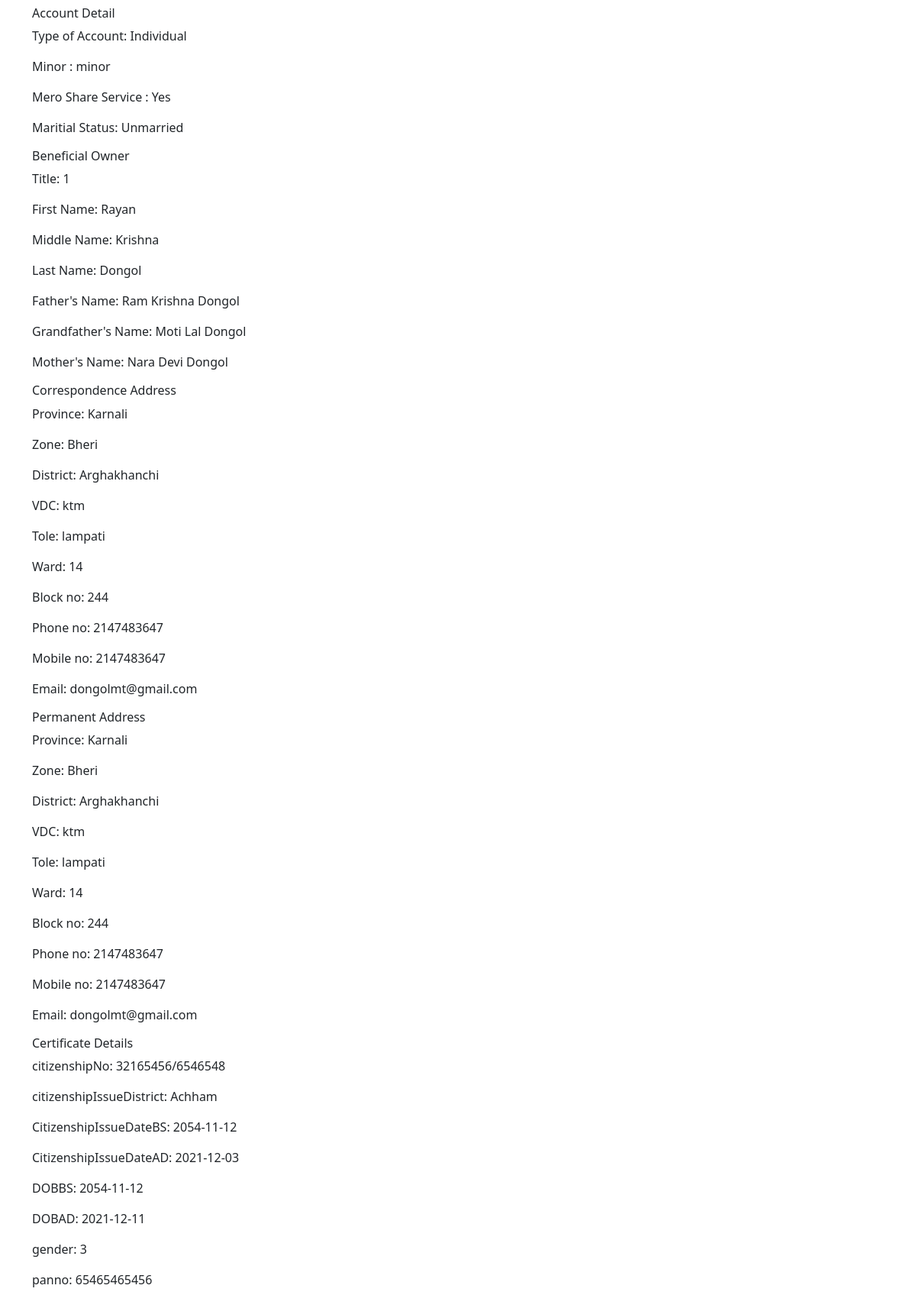
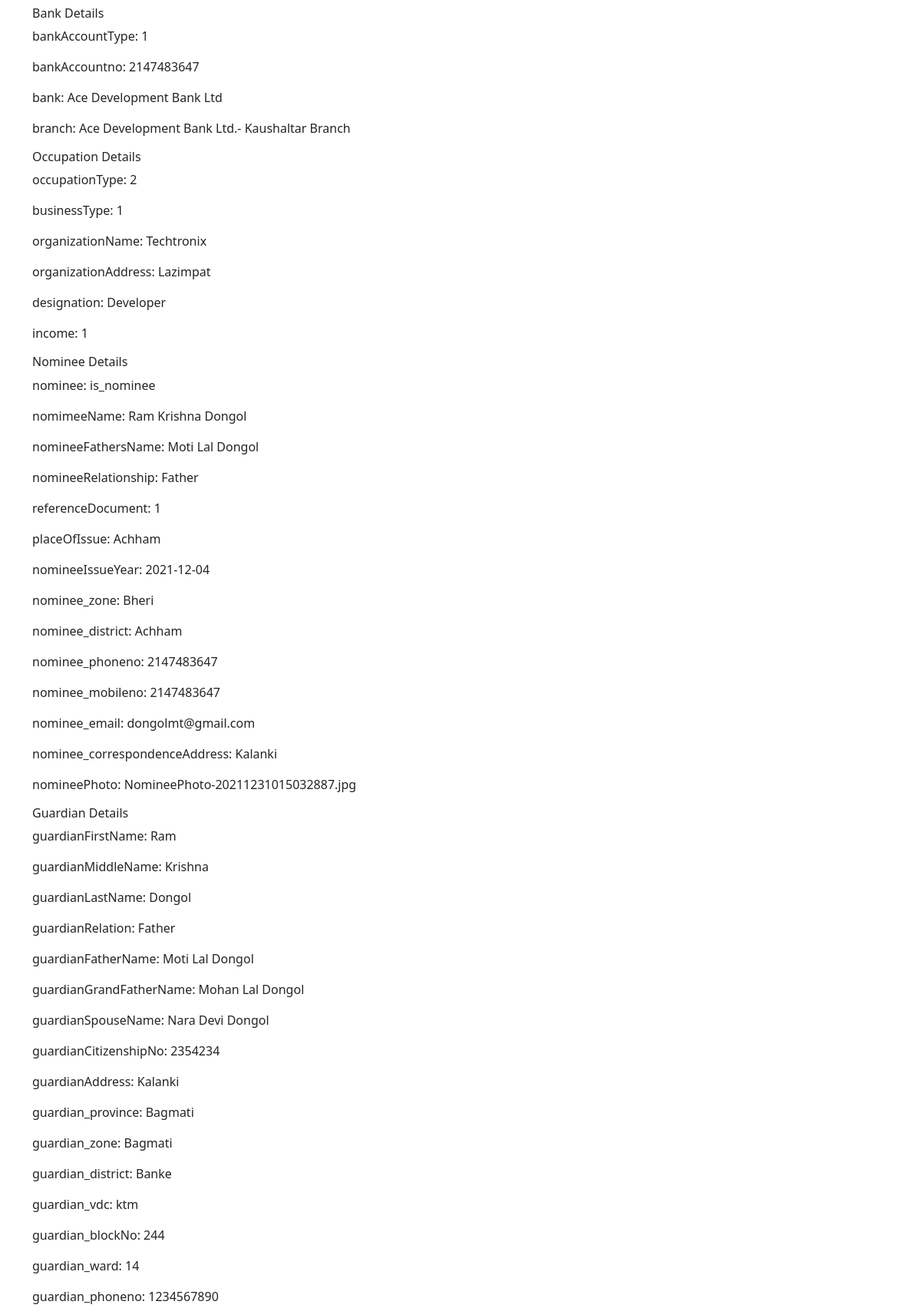
/formDetail?id=10000 (upper part), run on the app's committed database (2 pictures, top to bottom).
### tables this page shows
CREATE TABLE `form` (
  `id` int(11) NOT NULL,
  `firstSection` int(11) DEFAULT NULL,
  `beneficialOwner` int(11) DEFAULT NULL,
  `correspondenceAddress` int(11) DEFAULT NULL,
  `permanentAddress` int(11) DEFAULT NULL,
  `certificateDetails` int(11) DEFAULT NULL,
  `bankDetails` int(11) DEFAULT NULL,
  `occupationDetails` int(11) DEFAULT NULL,
  `nomineeDetails` int(11) DEFAULT NULL,
  `guardianDetails` int(11) DEFAULT NULL,
  `otherDocuments` int(11) DEFAULT NULL
);

CREATE TABLE `firstsection` (
  `firstsection_id` int(11) NOT NULL,
  `accountType` text NOT NULL,
  `minor` text NOT NULL,
  `meroShareService` text NOT NULL,
  `maritalStatus` text NOT NULL
);

CREATE TABLE `beneficialowner` (
  `beneficialowner_id` int(11) NOT NULL,
  `title` int(11) DEFAULT NULL,
  `firstName` text NOT NULL,
  `middleName` text DEFAULT NULL,
  `lastName` text NOT NULL,
  `fathersName` text NOT NULL,
  `grandFathersName` text NOT NULL,
  `mothersName` text NOT NULL
);

CREATE TABLE `correspondenceaddress` (
  `id` int(11) NOT NULL,
  `correspondence_province` varchar(50) DEFAULT NULL,
  `correspondence_zone` varchar(50) DEFAULT NULL,
  `correspondence_district` varchar(50) DEFAULT NULL,
  `correspondence_vdc` text NOT NULL,
  `correspondence_tole` text NOT NULL,
  `correspondence_ward` int(10) NOT NULL,
  `correspondence_blockno` int(10) DEFAULT NULL,
  `correspondence_phoneno` int(10) DEFAULT NULL,
  `correspondence_mobileno` int(10) NOT NULL,
  `correspondence_email` varchar(255) NOT NULL
);

CREATE TABLE `permanentaddress` (
  `id` int(11) NOT NULL,
  `permanent_province` varchar(50) DEFAULT NULL,
  `permanent_zone` varchar(50) DEFAULT NULL,
  `permanent_district` varchar(50) DEFAULT NULL,
  `permanent_vdc` text NOT NULL,
  `permanent_tole` text NOT NULL,
  `permanent_ward` int(11) NOT NULL,
  `permanent_blockno` int(11) DEFAULT NULL,
  `permanent_phoneno` int(10) DEFAULT NULL,
  `permanent_mobileno` int(10) NOT NULL,
  `permanent_email` varchar(255) NOT NULL
);

CREATE TABLE `certificatedetails` (
  `id` int(11) NOT NULL,
  `citizenshipNo` varchar(50) DEFAULT NULL,
  `citizenshipIssueDistrict` varchar(50) DEFAULT NULL,
  `CitizenshipIssueDateBS` date NOT NULL,
  `CitizenshipIssueDateAD` date NOT NULL,
  `DOBBS` date NOT NULL,
  `DOBAD` date NOT NULL,
  `gender` int(11) DEFAULT NULL,
  `panno` varchar(50) DEFAULT NULL
);

CREATE TABLE `bankdetails` (
  `id` int(11) NOT NULL,
  `bankAccountType` int(11) DEFAULT NULL,
  `bankAccountno` int(11) DEFAULT NULL,
  `bank` varchar(255) DEFAULT NULL,
  `branch` varchar(255) DEFAULT NULL,
  `status` tinyint(1) DEFAULT 1
);

CREATE TABLE `occupationdetails` (
  `id` int(11) NOT NULL,
  `occupationType` int(11) DEFAULT NULL,
  `businessType` int(11) DEFAULT NULL,
  `organizationName` text DEFAULT NULL,
  `organizationAddress` text DEFAULT NULL,
  `designation` text DEFAULT NULL,
  `income` int(11) DEFAULT NULL
);

CREATE TABLE `nomineedetails` (
  `id` int(11) NOT NULL,
  `nominee` text NOT NULL,
  `nomimeeName` text DEFAULT NULL,
  `nomineeFathersName` text DEFAULT NULL,
  `nomineeRelationship` text DEFAULT NULL,
  `referenceDocument` int(11) DEFAULT NULL,
  `nomineeDoc` varchar(50) DEFAULT NULL,
  `placeOfIssue` varchar(50) DEFAULT NULL,
  `nomineeIssueYear` date DEFAULT NULL,
  `nomineeAge` int(3) DEFAULT NULL,
  `nominee_zone` varchar(50) DEFAULT NULL,
  `nominee_district` varchar(50) DEFAULT NULL,
  `nominee_phoneno` int(10) DEFAULT NULL,
  `nominee_mobileno` int(10) DEFAULT NULL,
  `nominee_email` varchar(255) DEFAULT NULL,
  `nominee_panno` int(20) DEFAULT NULL,
  `nominee_correspondenceAddress` text DEFAULT NULL,
  `nomineePhoto` text DEFAULT NULL,
  `nomineeSignature` text DEFAULT NULL,
  `nomineeDocumentFront` text DEFAULT NULL,
  `nomineeDocumentBack` text DEFAULT NULL
);

CREATE TABLE `guardiandetails` (
  `id` int(11) NOT NULL,
  `guardianFirstName` text DEFAULT NULL,
  `guardianMiddleName` text DEFAULT NULL,
  `guardianLastName` text DEFAULT NULL,
  `guardianRelation` text DEFAULT NULL,
  `guardianFatherName` text DEFAULT NULL,
  `guardianGrandFatherName` text DEFAULT NULL,
  `guardianSpouseName` text DEFAULT NULL,
  `guardianCitizenshipNo` varchar(50) DEFAULT NULL,
  `guardianAddress` text DEFAULT NULL,
  `guardian_province` varchar(50) DEFAULT NULL,
  `guardian_zone` varchar(50) DEFAULT NULL,
  `guardian_district` varchar(50) DEFAULT NULL,
  `guardian_vdc` text DEFAULT NULL,
  `guardian_blockNo` int(5) DEFAULT NULL,
  `guardian_ward` int(5) DEFAULT NULL,
  `guardian_phoneno` int(10) DEFAULT NULL,
  `guardian_mobileno` int(10) DEFAULT NULL,
  `guardian_panno` int(50) DEFAULT NULL,
  `guardian_email` varchar(50) DEFAULT NULL,
  `guardian_citizenshiptIssueDistrict` varchar(50) DEFAULT NULL,
  `guardian_citizenshipIssueDateBS` date DEFAULT NULL,
  `guardian_citizenshipIssueDateAD` date DEFAULT NULL,
  `guardian_DOBBS` date DEFAULT NULL,
  `guardian_DOBAD` date DEFAULT NULL,
  `guardianPhoto` text DEFAULT NULL,
  `guardianSignature` text DEFAULT NULL,
  `guardianCitizenshipFront` text DEFAULT NULL,
  `guardianCitizenshipBack` text DEFAULT NULL,
  `guardianProof` text DEFAULT NULL
);

### formDetail.php (the view, shortened to what this page needs)
<?php
include "admin\inc\header.php";
require $_SERVER['DOCUMENT_ROOT'].'/machchapuchreForm/class/model.php';
if ( isset( $_GET['id'] ) && !empty( $_GET['id'] ) ){
    $id = (int)$_GET['id'];
    $result2 = mysqli_query($conn,"SELECT firstsection.accountType, firstsection.minor, firstsection.meroShareService, firstsection.maritalStatus, form.id FROM firstsection RIGHT join form on firstsection.firstsection_id = $id;") or die( mysqli_error($conn));
    $row2 = mysqli_fetch_array($result2);
    $result3 = mysqli_query($conn,"SELECT beneficialowner.title, beneficialowner.firstName, beneficialowner.middleName, beneficialowner.lastName, beneficialowner.fathersName, beneficialowner.grandFathersName, beneficialowner.mothersName, form.id FROM beneficialowner RIGHT join form on beneficialowner.beneficialowner_id = $id;") or die( mysqli_error($conn));
    $row3 = mysqli_fetch_array($result3);
    $result4 = mysqli_query($conn,"SELECT correspondenceaddress.correspondence_province, correspondenceaddress.correspondence_zone, correspondenceaddress.correspondence_district, correspondenceaddress.correspondence_vdc, correspondenceaddress.correspondence_tole, correspondenceaddress.correspondence_ward, correspondenceaddress.correspondence_blockno, correspondenceaddress.correspondence_phoneno, correspondenceaddress.correspondence_mobileno, correspondenceaddress.correspondence_email, form.id from correspondenceaddress RIGHT JOIN form On correspondenceaddress.id = $id;") or die( mysqli_error($conn));
    $row4 = mysqli_fetch_array($result4);
    $result5 = mysqli_query($conn,"SELECT permanentaddress.permanent_province, permanentaddress.permanent_zone, permanentaddress.permanent_district, permanentaddress.permanent_vdc, permanentaddress.permanent_tole, permanentaddress.permanent_ward, permanentaddress.permanent_blockno, permanentaddress.permanent_phoneno, permanentaddress.permanent_mobileno, permanentaddress.permanent_email, form.id from permanentaddress RIGHT JOIN form On permanentaddress.id = $id;") or die( mysqli_error($conn));
    $row5 = mysqli_fetch_array($result5);
    $result6 = mysqli_query($conn,"SELECT certificatedetails.citizenshipNo, certificatedetails.citizenshipIssueDistrict, certificatedetails.CitizenshipIssueDateBS , certificatedetails.CitizenshipIssueDateAD, certificatedetails.DOBBS, certificatedetails.DOBAD, certificatedetails.gender, certificatedetails.panno, form.id from certificatedetails RIGHT JOIN form On certificatedetails.id = $id;") or die( mysqli_error($conn));
    $row6 = mysqli_fetch_array($result6);
    $result7 = mysqli_query($conn,"SELECT bankdetails.bankAccountType, bankdetails.bankAccountno, bankdetails.bank, bankdetails.branch, form.id from bankdetails RIGHT JOIN form On bankdetails.id = $id;") or die( mysqli_error($conn));
    $row7 = mysqli_fetch_array($result7);
    $result8 = mysqli_query($conn,"SELECT occupationdetails.occupationType, occupationdetails.businessType, occupationdetails.organizationName, occupationdetails.organizationAddress,occupationdetails.designation, occupationdetails.income, form.id from occupationdetails RIGHT JOIN form On occupationdetails.id = $id;") or die( mysqli_error($conn));
    $row8 = mysqli_fetch_array($result8);
    $result9 = mysqli_query($conn,"SELECT nomineedetails.nominee, nomineedetails.nomimeeName, nomineedetails.nomineeFathersName, nomineedetails.nomineeRelationship,nomineedetails.referenceDocument, nomineedetails.nomineeDoc, nomineedetails.placeOfIssue, nomineedetails.nomineeIssueYear, nomineedetails.nomineeAge, nomineedetails.nominee_zone, nomineedetails.nominee_district, nomineedetails.nominee_phoneno, nomineedetails.nominee_mobileno, nomineedetails.nominee_email, nomineedetails.nominee_panno, nomineedetails.nominee_correspondenceAddress, nomineedetails.nomineePhoto, form.id from nomineedetails RIGHT JOIN form On nomineedetails.id = $id;") or die( mysqli_error($conn));
    $row9 = mysqli_fetch_array($result9);
    $result10 = mysqli_query($conn,"SELECT guardiandetails.guardianFirstName, guardiandetails.guardianMiddleName, guardiandetails.guardianLastName, guardiandetails.guardianRelation,guardiandetails.guardianFatherName, guardiandetails.guardianGrandFatherName, guardiandetails.guardianSpouseName, guardiandetails.guardianCitizenshipNo, guardiandetails.guardianAddress, guardiandetails.guardian_province, guardiandetails.guardian_zone, guardiandetails.guardian_district, guardiandetails.guardian_vdc, guardiandetails.guardian_blockNo, guardiandetails.guardian_ward, guardiandetails.guardian_phoneno, guardiandetails.guardian_mobileno, guardiandetails.guardian_panno, guardiandetails.guardian_email, guardiandetails.guardian_citizenshiptIssueDistrict, guardiandetails.guardian_citizenshipIssueDateBS, guardiandetails.guardian_citizenshipIssueDateAD, guardiandetails.guardian_DOBBS, guardiandetails.guardian_DOBAD, form.id from guardiandetails RIGHT JOIN form On guardiandetails.id = $id;") or die( mysqli_error($conn));
    $row10 = mysqli_fetch_array($result10);
?>
<div class="container my-2">
    <h6>Account Detail</h6>
    <p>Type of Account: <?php echo $row2["accountType"]; ?></p>
    <p>Minor : <?php echo $row2["minor"]; ?></p>
    <p>Mero Share Service : <?php echo $row2["meroShareService"]; ?></p>
    <p>Maritial Status: <?php echo $row2["maritalStatus"]; ?></p>
    <h6>Beneficial Owner</h6>
    <p>Title: <?php echo $row3["title"]; ?></p>
    <p>First Name: <?php echo $row3["firstName"]; ?></p>
    <p>Middle Name: <?php echo $row3["middleName"]; ?></p>
    <p>Last Name: <?php echo $row3["lastName"]; ?></p>
    <p>Father's Name: <?php echo $row3["fathersName"]; ?></p>
    <p>Grandfather's Name: <?php echo $row3["grandFathersName"]; ?></p>
    <p>Mother's Name: <?php echo $row3["mothersName"]; ?></p>
    <h6>Correspondence Address</h6>
    <p>Province: <?php echo $row4["correspondence_province"]; ?></p>
    <p>Zone: <?php echo $row4["correspondence_zone"]; ?></p>
    <p>District: <?php echo $row4["correspondence_district"]; ?></p>
    <p>VDC: <?php echo $row4["correspondence_vdc"]; ?></p>
    <p>Tole: <?php echo $row4["correspondence_tole"]; ?></p>
    <p>Ward: <?php echo $row4["correspondence_ward"]; ?></p>
    <p>Block no: <?php echo $row4["correspondence_blockno"]; ?></p>
    <p>Phone no: <?php echo $row4["correspondence_phoneno"]; ?></p>
    <p>Mobile no: <?php echo $row4["correspondence_mobileno"]; ?></p>
    <p>Email: <?php echo $row4["correspondence_email"]; ?></p>
    <h6>Permanent Address</h6>
    <p>Province: <?php echo $row5["permanent_province"]; ?></p>
    <p>Zone: <?php echo $row5["permanent_zone"]; ?></p>
    <p>District: <?php echo $row5["permanent_district"]; ?></p>
    <p>VDC: <?php echo $row5["permanent_vdc"]; ?></p>
    <p>Tole: <?php echo $row5["permanent_tole"]; ?></p>
    <p>Ward: <?php echo $row5["permanent_ward"]; ?></p>
    <p>Block no: <?php echo $row5["permanent_blockno"]; ?></p>
    <p>Phone no: <?php echo $row5["permanent_phoneno"]; ?></p>
    <p>Mobile no: <?php echo $row5["permanent_mobileno"]; ?></p>
    <p>Email: <?php echo $row5["permanent_email"]; ?></p>
    <h6>Certificate Details</h6>
    <p>citizenshipNo: <?php echo $row6["citizenshipNo"]; ?></p>
    <p>citizenshipIssueDistrict: <?php echo $row6["citizenshipIssueDistrict"]; ?></p>
    <p>CitizenshipIssueDateBS: <?php echo $row6["CitizenshipIssueDateBS"]; ?></p>
    <p>CitizenshipIssueDateAD: <?php echo $row6["CitizenshipIssueDateAD"]; ?></p>
    <p>DOBBS: <?php echo $row6["DOBBS"]; ?></p>
    <p>DOBAD: <?php echo $row6["DOBAD"]; ?></p>
    <p>gender: <?php echo $row6["gender"]; ?></p>
    <p>panno: <?php echo $row6["panno"]; ?></p>
    <h6>Bank Details</h6>
    <p>bankAccountType: <?php echo $row7["bankAccountType"]; ?></p>
    <p>bankAccountno: <?php echo $row7["bankAccountno"]; ?></p>
    <p>bank: <?php echo $row7["bank"]; ?></p>
    <p>branch: <?php echo $row7["branch"]; ?></p>
    <h6>Occupation Details</h6>
    <p>occupationType: <?php echo $row8["occupationType"]; ?></p>
    <p>businessType: <?php echo $row8["businessType"]; ?></p>
    <p>organizationName: <?php echo $row8["organizationName"]; ?></p>
    <p>organizationAddress: <?php echo $row8["organizationAddress"]; ?></p>
    <p>designation: <?php echo $row8["designation"]; ?></p>
    <p>income: <?php echo $row8["income"]; ?></p>
    <h6>Nominee Details</h6>
    <p>nominee: <?php echo $row9["nominee"]; ?></p>
    <p>nomimeeName: <?php echo $row9["nomimeeName"]; ?></p>
    <p>nomineeFathersName: <?php echo $row9["nomineeFathersName"]; ?></p>
    <p>nomineeRelationship: <?php echo $row9["nomineeRelationship"]; ?></p>
    <p>referenceDocument: <?php echo $row9["referenceDocument"]; ?></p>
    <p>placeOfIssue: <?php echo $row9["placeOfIssue"]; ?></p>
    <p>nomineeIssueYear: <?php echo $row9["nomineeIssueYear"]; ?></p>
    <p>nominee_zone: <?php echo $row9["nominee_zone"]; ?></p>
    <p>nominee_district: <?php echo $row9["nominee_district"]; ?></p>
    <p>nominee_phoneno: <?php echo $row9["nominee_phoneno"]; ?></p>
    <p>nominee_mobileno: <?php echo $row9["nominee_mobileno"]; ?></p>
    <p>nominee_email: <?php echo $row9["nominee_email"]; ?></p>
    <p>nominee_correspondenceAddress: <?php echo $row9["nominee_correspondenceAddress"]; ?></p>
    <p>nomineePhoto: <?php echo $row9["nomineePhoto"]; ?></p>
    <h6>Guardian Details</h6>
    <p>guardianFirstName: <?php echo $row10["guardianFirstName"]; ?></p>
    <p>guardianMiddleName: <?php echo $row10["guardianMiddleName"]; ?></p>
    <p>guardianLastName: <?php echo $row10["guardianLastName"]; ?></p>
    <p>guardianRelation: <?php echo $row10["guardianRelation"]; ?></p>
    <p>guardianFatherName: <?php echo $row10["guardianFatherName"]; ?></p>
    <p>guardianGrandFatherName: <?php echo $row10["guardianGrandFatherName"]; ?></p>
    <p>guardianSpouseName: <?php echo $row10["guardianSpouseName"]; ?></p>
    <p>guardianCitizenshipNo: <?php echo $row10["guardianCitizenshipNo"]; ?></p>
    <p>guardianAddress: <?php echo $row10["guardianAddress"]; ?></p>
    <p>guardian_province: <?php echo $row10["guardian_province"]; ?></p>
    <p>guardian_zone: <?php echo $row10["guardian_zone"]; ?></p>
    <p>guardian_district: <?php echo $row10["guardian_district"]; ?></p>
    <p>guardian_vdc: <?php echo $row10["guardian_vdc"]; ?></p>
    <p>guardian_blockNo: <?php echo $row10["guardian_blockNo"]; ?></p>
    <p>guardian_ward: <?php echo $row10["guardian_ward"]; ?></p>
    <p>guardian_phoneno: <?php echo $row10["guardian_phoneno"]; ?></p>
</div>
<?php
}
?>
<?php
include "admin/inc/footer.php";
?>

### admin/inc/header.php (shortened to what this page needs)
<!doctype html>
<html lang="en">
<head>
    <link href="https://cdn.jsdelivr.net/npm/bootstrap@5.0.2/dist/css/bootstrap.min.css" rel="stylesheet" />
    <link rel="stylesheet" href="admin\assets\css\form.css">
</head>
<body>

### admin/inc/footer.php (shortened to what this page needs)
</body>
</html>

### admin/assets/css/form.css (style rules this page uses)
* { margin: 0; padding: 0; box-sizing: border-box; }

### data on the page
form: firstSection.accountType "Individual", firstSection.minor "minor", firstSection.meroShareService "Yes", firstSection.maritalStatus "Unmarried", beneficialOwner.title "1", beneficialOwner.firstName "Rayan", beneficialOwner.middleName "Krishna", beneficialOwner.lastName "Dongol", beneficialOwner.fathersName "Ram Krishna Dongol", beneficialOwner.grandFathersName "Moti Lal Dongol", beneficialOwner.mothersName "Nara Devi Dongol", correspondenceAddress.correspondence_province "Karnali", correspondenceAddress.correspondence_zone "Bheri", correspondenceAddress.correspondence_district "Arghakhanchi", correspondenceAddress.correspondence_vdc "ktm", correspondenceAddress.correspondence_tole "lampati", correspondenceAddress.correspondence_ward "14", correspondenceAddress.correspondence_blockno "244", correspondenceAddress.correspondence_phoneno "2147483647", correspondenceAddress.correspondence_mobileno "2147483647", correspondenceAddress.correspondence_email "dongolmt@gmail.com", permanentAddress.permanent_province "Karnali", permanentAddress.permanent_zone "Bheri", permanentAddress.permanent_district "Arghakhanchi", permanentAddress.permanent_vdc "ktm", permanentAddress.permanent_tole "lampati", permanentAddress.permanent_ward "14", permanentAddress.permanent_blockno "244", permanentAddress.permanent_phoneno "2147483647", permanentAddress.permanent_mobileno "2147483647", permanentAddress.permanent_email "dongolmt@gmail.com", certificateDetails.citizenshipNo "32165456/6546548", certificateDetails.citizenshipIssueDistrict "Achham", certificateDetails.CitizenshipIssueDateBS "2054-11-12", certificateDetails.CitizenshipIssueDateAD "2021-12-03", certificateDetails.DOBBS "2054-11-12", certificateDetails.DOBAD "2021-12-11", certificateDetails.gender "3", certificateDetails.panno "65465465456", bankDetails.bankAccountType "1", bankDetails.bankAccountno "2147483647", bankDetails.bank "Ace Development Bank Ltd", bankDetails.branch "Ace Development Bank Ltd.- Kaushaltar Branch", occupationDetails.occupationType "2", occupationDetails.businessType "1", occupationDetails.organizationName "Techtronix", occupationDetails.organizationAddress "Lazimpat", occupationDetails.designation "Developer", occupationDetails.income "1", nomineeDetails.nominee "is_nominee", nomineeDetails.nomimeeName "Ram Krishna Dongol", nomineeDetails.nomineeFathersName "Moti Lal Dongol", nomineeDetails.nomineeRelationship "Father", nomineeDetails.referenceDocument "1", nomineeDetails.placeOfIssue "Achham", nomineeDetails.nomineeIssueYear "2021-12-04", nomineeDetails.nominee_zone "Bheri", nomineeDetails.nominee_district "Achham", nomineeDetails.nominee_phoneno "2147483647", nomineeDetails.nominee_mobileno "2147483647", nomineeDetails.nominee_email "dongolmt@gmail.com", nomineeDetails.nominee_correspondenceAddress "Kalanki", nomineeDetails.nomineePhoto "NomineePhoto-20211231015032887.jpg", guardianDetails.guardianFirstName "Ram", guardianDetails.guardianMiddleName "Krishna", guardianDetails.guardianLastName "Dongol", guardianDetails.guardianRelation "Father", guardianDetails.guardianFatherName "Moti Lal Dongol", guardianDetails.guardianGrandFatherName "Mohan Lal Dongol", guardianDetails.guardianSpouseName "Nara Devi Dongol", guardianDetails.guardianCitizenshipNo "2354234", guardianDetails.guardianAddress "Kalanki", guardianDetails.guardian_province "Bagmati", guardianDetails.guardian_zone "Bagmati", guardianDetails.guardian_district "Banke", guardianDetails.guardian_vdc "ktm", guardianDetails.guardian_blockNo "244", guardianDetails.guardian_ward "14", guardianDetails.guardian_phoneno "1234567890"
